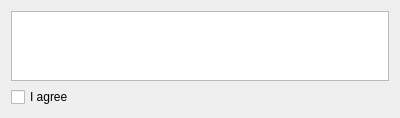
<?xml version="1.0" encoding="UTF-8"?>
<ui version="4.0">
 <class>TermsPage</class>
 <widget class="QWizardPage" name="TermsPage">
  <property name="geometry">
   <rect>
    <x>0</x>
    <y>0</y>
    <width>400</width>
    <height>102</height>
   </rect>
  </property>
  <property name="windowTitle">
   <string notr="true"/>
  </property>
  <property name="title">
   <string comment="@title:window wizard page title">Terms of Service </string>
  </property>
  <property name="subTitle">
   <string notr="true"/>
  </property>
  <attribute name="pageId">
   <string notr="true">3</string>
  </attribute>
  <layout class="QVBoxLayout" name="verticalLayout">
   <item>
    <widget class="KTextBrowser" name="termsBrowser">
     <property name="html">
      <string notr="true" comment="@label:textbox">&lt;!DOCTYPE HTML PUBLIC &quot;-//W3C//DTD HTML 4.0//EN&quot; &quot;http://www.w3.org/TR/REC-html40/strict.dtd&quot;&gt;
&lt;html&gt;&lt;head&gt;&lt;meta name=&quot;qrichtext&quot; content=&quot;1&quot; /&gt;&lt;style type=&quot;text/css&quot;&gt;
p, li { white-space: pre-wrap; }
&lt;/style&gt;&lt;/head&gt;&lt;body style=&quot; font-family:'Sans Serif'; font-size:8pt; font-weight:400; font-style:normal;&quot;&gt;
&lt;p style=&quot;-qt-paragraph-type:empty; margin-top:0px; margin-bottom:0px; margin-left:0px; margin-right:0px; -qt-block-indent:0; text-indent:0px;&quot;&gt;&lt;/p&gt;&lt;/body&gt;&lt;/html&gt;</string>
     </property>
    </widget>
   </item>
   <item>
    <widget class="QCheckBox" name="termsCheck">
     <property name="text">
      <string notr="true" comment="@option:check Agree the terms">I agree</string>
     </property>
    </widget>
   </item>
  </layout>
 </widget>
 <customwidgets>
  <customwidget>
   <class>KTextBrowser</class>
   <extends>QTextBrowser</extends>
   <header>ktextbrowser.h</header>
  </customwidget>
 </customwidgets>
 <resources/>
 <connections/>
</ui>
